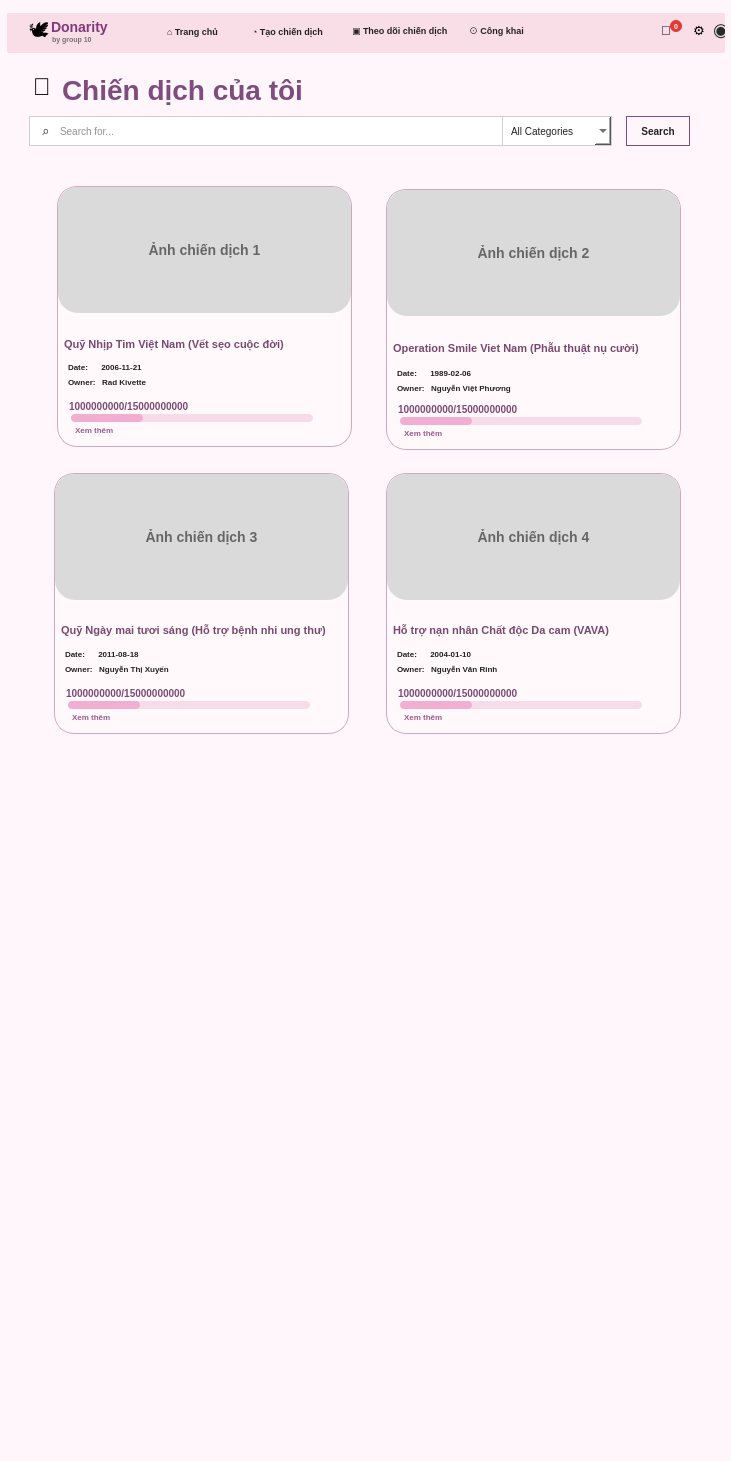
<?xml version="1.0" encoding="UTF-8"?>
<ui version="4.0">
 <class>MainWindow</class>
 <widget class="QMainWindow" name="MainWindow">
  <property name="geometry">
   <rect>
    <x>0</x>
    <y>0</y>
    <width>731</width>
    <height>1461</height>
   </rect>
  </property>
  <property name="minimumSize">
   <size>
    <width>731</width>
    <height>1461</height>
   </size>
  </property>
  <property name="windowTitle">
   <string>Chiến dịch của tôi</string>
  </property>
  <property name="styleSheet">
   <string notr="true">QMainWindow, QWidget {
    background: #FFF6FB;
    font-family: &quot;Arial&quot;;
}</string>
  </property>
  <widget class="QWidget" name="centralwidget">
   <widget class="QScrollArea" name="scrollArea">
    <property name="geometry">
     <rect>
      <x>0</x>
      <y>0</y>
      <width>731</width>
      <height>1461</height>
     </rect>
    </property>
    <property name="styleSheet">
     <string notr="true">QScrollArea {
    border: none;
    background: #FFF6FB;
}</string>
    </property>
    <property name="frameShape">
     <enum>QFrame::NoFrame</enum>
    </property>
    <property name="widgetResizable">
     <bool>false</bool>
    </property>
    <widget class="QWidget" name="scrollAreaWidgetContents">
     <property name="geometry">
      <rect>
       <x>0</x>
       <y>0</y>
       <width>731</width>
       <height>1461</height>
      </rect>
     </property>
     <property name="styleSheet">
      <string notr="true">background: #FFF6FB;</string>
     </property>
     <widget class="QFrame" name="topBar">
      <property name="geometry">
       <rect>
        <x>7</x>
        <y>13</y>
        <width>718</width>
        <height>40</height>
       </rect>
      </property>
      <property name="styleSheet">
       <string notr="true">QFrame{
    background:#F9DDE7;
    border:none;
    border-radius:2px;
}</string>
      </property>
      <widget class="QLabel" name="logoIcon">
       <property name="geometry">
        <rect>
         <x>18</x>
         <y>5</y>
         <width>28</width>
         <height>28</height>
        </rect>
       </property>
       <property name="styleSheet">
        <string notr="true">QLabel{
    font-size:20px;
    background:transparent;
    border:none;
}</string>
       </property>
       <property name="text">
        <string>🕊</string>
       </property>
       <property name="alignment">
        <set>Qt::AlignCenter</set>
       </property>
      </widget>
      <widget class="QLabel" name="logoTitle">
       <property name="geometry">
        <rect>
         <x>44</x>
         <y>4</y>
         <width>86</width>
         <height>20</height>
        </rect>
       </property>
       <property name="styleSheet">
        <string notr="true">QLabel{
    color:#7E3A79;
    font-size:14px;
    font-weight:800;
    background:transparent;
    border:none;
}</string>
       </property>
       <property name="text">
        <string>Donarity</string>
       </property>
      </widget>
      <widget class="QLabel" name="logoSub">
       <property name="geometry">
        <rect>
         <x>45</x>
         <y>20</y>
         <width>54</width>
         <height>12</height>
        </rect>
       </property>
       <property name="styleSheet">
        <string notr="true">QLabel{
    color:#7A6D75;
    font-size:7px;
    font-weight:600;
    background:transparent;
    border:none;
}</string>
       </property>
       <property name="text">
        <string>by group 10</string>
       </property>
      </widget>
      <widget class="QLabel" name="navHome">
       <property name="geometry">
        <rect>
         <x>160</x>
         <y>9</y>
         <width>84</width>
         <height>18</height>
        </rect>
       </property>
       <property name="styleSheet">
        <string notr="true">QLabel{
    color:#222;
    font-size:9px;
    font-weight:700;
    background:transparent;
    border:none;
}</string>
       </property>
       <property name="text">
        <string>⌂ Trang chủ</string>
       </property>
      </widget>
      <widget class="QLabel" name="navCreate">
       <property name="geometry">
        <rect>
         <x>245</x>
         <y>9</y>
         <width>105</width>
         <height>18</height>
        </rect>
       </property>
       <property name="styleSheet">
        <string notr="true">QLabel{
    color:#222;
    font-size:9px;
    font-weight:700;
    background:transparent;
    border:none;
}</string>
       </property>
       <property name="text">
        <string>◔ Tạo chiến dịch</string>
       </property>
      </widget>
      <widget class="QLabel" name="navFollow">
       <property name="geometry">
        <rect>
         <x>345</x>
         <y>9</y>
         <width>117</width>
         <height>18</height>
        </rect>
       </property>
       <property name="styleSheet">
        <string notr="true">QLabel{
    color:#222;
    font-size:9px;
    font-weight:700;
    background:transparent;
    border:none;
}</string>
       </property>
       <property name="text">
        <string>▣ Theo dõi chiến dịch</string>
       </property>
      </widget>
      <widget class="QLabel" name="navPublic">
       <property name="geometry">
        <rect>
         <x>462</x>
         <y>9</y>
         <width>65</width>
         <height>18</height>
        </rect>
       </property>
       <property name="styleSheet">
        <string notr="true">QLabel{
    color:#222;
    font-size:9px;
    font-weight:700;
    background:transparent;
    border:none;
}</string>
       </property>
       <property name="text">
        <string>⊙ Công khai</string>
       </property>
      </widget>
      <widget class="QLabel" name="notifIcon">
       <property name="geometry">
        <rect>
         <x>650</x>
         <y>8</y>
         <width>18</width>
         <height>18</height>
        </rect>
       </property>
       <property name="styleSheet">
        <string notr="true">QLabel{
    font-size:13px;
    background:transparent;
    border:none;
}</string>
       </property>
       <property name="text">
        <string>🔔</string>
       </property>
       <property name="alignment">
        <set>Qt::AlignCenter</set>
       </property>
      </widget>
      <widget class="QLabel" name="notifBadge">
       <property name="geometry">
        <rect>
         <x>663</x>
         <y>7</y>
         <width>12</width>
         <height>12</height>
        </rect>
       </property>
       <property name="styleSheet">
        <string notr="true">QLabel{
    background:#E53935;
    color:white;
    border-radius:6px;
    font-size:7px;
    font-weight:800;
}</string>
       </property>
       <property name="text">
        <string>0</string>
       </property>
       <property name="alignment">
        <set>Qt::AlignCenter</set>
       </property>
      </widget>
      <widget class="QLabel" name="settingsIcon">
       <property name="geometry">
        <rect>
         <x>684</x>
         <y>8</y>
         <width>16</width>
         <height>18</height>
        </rect>
       </property>
       <property name="styleSheet">
        <string notr="true">QLabel{
    font-size:13px;
    background:transparent;
    border:none;
}</string>
       </property>
       <property name="text">
        <string>⚙</string>
       </property>
       <property name="alignment">
        <set>Qt::AlignCenter</set>
       </property>
      </widget>
      <widget class="QLabel" name="userIcon">
       <property name="geometry">
        <rect>
         <x>705</x>
         <y>6</y>
         <width>18</width>
         <height>22</height>
        </rect>
       </property>
       <property name="styleSheet">
        <string notr="true">QLabel{
    color:#2A2A2A;
    font-size:18px;
    background:transparent;
    border:none;
}</string>
       </property>
       <property name="text">
        <string>◉</string>
       </property>
       <property name="alignment">
        <set>Qt::AlignCenter</set>
       </property>
      </widget>
     </widget>
     <widget class="QLabel" name="titleIcon">
      <property name="geometry">
       <rect>
        <x>28</x>
        <y>73</y>
        <width>28</width>
        <height>28</height>
       </rect>
      </property>
      <property name="styleSheet">
       <string notr="true">QLabel{
    font-size:24px;
    background:transparent;
    border:none;
}</string>
      </property>
      <property name="text">
       <string>🎀</string>
      </property>
      <property name="alignment">
       <set>Qt::AlignCenter</set>
      </property>
     </widget>
     <widget class="QLabel" name="mainTitle">
      <property name="geometry">
       <rect>
        <x>62</x>
        <y>70</y>
        <width>291</width>
        <height>40</height>
       </rect>
      </property>
      <property name="styleSheet">
       <string notr="true">QLabel{
    color:#7F4D7D;
    font-size:28px;
    font-weight:800;
    background:transparent;
    border:none;
}</string>
      </property>
      <property name="text">
       <string>Chiến dịch của tôi</string>
      </property>
     </widget>
     <widget class="QLineEdit" name="searchEdit">
      <property name="geometry">
       <rect>
        <x>29</x>
        <y>116</y>
        <width>474</width>
        <height>30</height>
       </rect>
      </property>
      <property name="styleSheet">
       <string notr="true">QLineEdit{
    background:white;
    border:1px solid #CFCFCF;
    padding-left:28px;
    color:#222;
    font-size:10px;
}</string>
      </property>
      <property name="placeholderText">
       <string>Search for...</string>
      </property>
     </widget>
     <widget class="QLabel" name="searchIcon">
      <property name="geometry">
       <rect>
        <x>39</x>
        <y>123</y>
        <width>14</width>
        <height>14</height>
       </rect>
      </property>
      <property name="styleSheet">
       <string notr="true">QLabel{
    color:#222;
    font-size:13px;
    background:transparent;
    border:none;
}</string>
      </property>
      <property name="text">
       <string>⌕</string>
      </property>
      <property name="alignment">
       <set>Qt::AlignCenter</set>
      </property>
     </widget>
     <widget class="QComboBox" name="categoryCombo">
      <property name="geometry">
       <rect>
        <x>502</x>
        <y>116</y>
        <width>110</width>
        <height>30</height>
       </rect>
      </property>
      <property name="styleSheet">
       <string notr="true">QComboBox{
    background:white;
    border:1px solid #CFCFCF;
    padding-left:8px;
    color:#222;
    font-size:10px;
}</string>
      </property>
      <item>
       <property name="text">
        <string>All Categories</string>
       </property>
      </item>
     </widget>
     <widget class="QPushButton" name="searchButton">
      <property name="geometry">
       <rect>
        <x>626</x>
        <y>116</y>
        <width>64</width>
        <height>30</height>
       </rect>
      </property>
      <property name="styleSheet">
       <string notr="true">QPushButton{
    background:#FFF6FB;
    border:1px solid #7F4D7D;
    color:#222;
    font-size:10px;
    font-weight:700;
}</string>
      </property>
      <property name="text">
       <string>Search</string>
      </property>
     </widget>
     <widget class="QFrame" name="card1">
      <property name="geometry">
       <rect>
        <x>57</x>
        <y>186</y>
        <width>295</width>
        <height>261</height>
       </rect>
      </property>
      <property name="styleSheet">
       <string notr="true">QFrame{
    background:#FFF9FC;
    border:1px solid #D0A8BD;
    border-radius:20px;
}</string>
      </property>
      <widget class="QLabel" name="card1Image">
       <property name="geometry">
        <rect>
         <x>1</x>
         <y>1</y>
         <width>293</width>
         <height>126</height>
        </rect>
       </property>
       <property name="styleSheet">
        <string notr="true">QLabel{
    background:#DADADA;
    color:#666;
    border:none;
    border-top-left-radius:19px;
    border-top-right-radius:19px;
    font-size:14px;
    font-weight:600;
}</string>
       </property>
       <property name="text">
        <string>Ảnh chiến dịch 1</string>
       </property>
       <property name="alignment">
        <set>Qt::AlignCenter</set>
       </property>
      </widget>
      <widget class="QLabel" name="card1Title">
       <property name="geometry">
        <rect>
         <x>7</x>
         <y>137</y>
         <width>279</width>
         <height>42</height>
        </rect>
       </property>
       <property name="styleSheet">
        <string notr="true">QLabel{
    color:#78496F;
    font-size:11px;
    font-weight:800;
    background:transparent;
    border:none;
}</string>
       </property>
       <property name="text">
        <string>Quỹ Nhịp Tim Việt Nam (Vết sẹo cuộc đời)</string>
       </property>
       <property name="wordWrap">
        <bool>true</bool>
       </property>
      </widget>
      <widget class="QLabel" name="card1Date">
       <property name="geometry">
        <rect>
         <x>11</x>
         <y>173</y>
         <width>140</width>
         <height>16</height>
        </rect>
       </property>
       <property name="styleSheet">
        <string notr="true">QLabel{
    color:#222;
    font-size:8px;
    font-weight:500;
    background:transparent;
    border:none;
}</string>
       </property>
       <property name="text">
        <string>Date:      2006-11-21</string>
       </property>
      </widget>
      <widget class="QLabel" name="card1Owner">
       <property name="geometry">
        <rect>
         <x>11</x>
         <y>188</y>
         <width>145</width>
         <height>16</height>
        </rect>
       </property>
       <property name="styleSheet">
        <string notr="true">QLabel{
    color:#222;
    font-size:8px;
    font-weight:500;
    background:transparent;
    border:none;
}</string>
       </property>
       <property name="text">
        <string>Owner:   Rad Kivette</string>
       </property>
      </widget>
      <widget class="QLabel" name="card1Money">
       <property name="geometry">
        <rect>
         <x>12</x>
         <y>210</y>
         <width>190</width>
         <height>20</height>
        </rect>
       </property>
       <property name="styleSheet">
        <string notr="true">QLabel{
    color:#7C4A73;
    font-size:10px;
    font-weight:900;
    background:transparent;
    border:none;
}</string>
       </property>
       <property name="text">
        <string>1000000000/15000000000</string>
       </property>
      </widget>
      <widget class="QProgressBar" name="card1Progress">
       <property name="geometry">
        <rect>
         <x>14</x>
         <y>228</y>
         <width>242</width>
         <height>8</height>
        </rect>
       </property>
       <property name="styleSheet">
        <string notr="true">QProgressBar{
    background:#F6DCE8;
    border:none;
    border-radius:4px;
}
QProgressBar::chunk{
    background:#F2AED0;
    border-radius:4px;
}</string>
       </property>
       <property name="value">
        <number>30</number>
       </property>
       <property name="textVisible">
        <bool>false</bool>
       </property>
      </widget>
      <widget class="QLabel" name="card1More">
       <property name="geometry">
        <rect>
         <x>18</x>
         <y>236</y>
         <width>70</width>
         <height>16</height>
        </rect>
       </property>
       <property name="styleSheet">
        <string notr="true">QLabel{
    color:#9A5C8B;
    font-size:8px;
    font-weight:700;
    background:transparent;
    border:none;
}</string>
       </property>
       <property name="text">
        <string>Xem thêm</string>
       </property>
      </widget>
     </widget>
     <widget class="QFrame" name="card2">
      <property name="geometry">
       <rect>
        <x>386</x>
        <y>189</y>
        <width>295</width>
        <height>261</height>
       </rect>
      </property>
      <property name="styleSheet">
       <string notr="true">QFrame{
    background:#FFF9FC;
    border:1px solid #D0A8BD;
    border-radius:20px;
}</string>
      </property>
      <widget class="QLabel" name="card2Image">
       <property name="geometry">
        <rect>
         <x>1</x>
         <y>1</y>
         <width>293</width>
         <height>126</height>
        </rect>
       </property>
       <property name="styleSheet">
        <string notr="true">QLabel{
    background:#DADADA;
    color:#666;
    border:none;
    border-top-left-radius:19px;
    border-top-right-radius:19px;
    font-size:14px;
    font-weight:600;
}</string>
       </property>
       <property name="text">
        <string>Ảnh chiến dịch 2</string>
       </property>
       <property name="alignment">
        <set>Qt::AlignCenter</set>
       </property>
      </widget>
      <widget class="QLabel" name="card2Title">
       <property name="geometry">
        <rect>
         <x>7</x>
         <y>136</y>
         <width>279</width>
         <height>46</height>
        </rect>
       </property>
       <property name="styleSheet">
        <string notr="true">QLabel{
    color:#78496F;
    font-size:11px;
    font-weight:800;
    background:transparent;
    border:none;
}</string>
       </property>
       <property name="text">
        <string>Operation Smile Viet Nam (Phẫu thuật nụ cười)</string>
       </property>
       <property name="wordWrap">
        <bool>true</bool>
       </property>
      </widget>
      <widget class="QLabel" name="card2Date">
       <property name="geometry">
        <rect>
         <x>11</x>
         <y>176</y>
         <width>140</width>
         <height>16</height>
        </rect>
       </property>
       <property name="styleSheet">
        <string notr="true">QLabel{
    color:#222;
    font-size:8px;
    font-weight:500;
    background:transparent;
    border:none;
}</string>
       </property>
       <property name="text">
        <string>Date:      1989-02-06</string>
       </property>
      </widget>
      <widget class="QLabel" name="card2Owner">
       <property name="geometry">
        <rect>
         <x>11</x>
         <y>191</y>
         <width>175</width>
         <height>16</height>
        </rect>
       </property>
       <property name="styleSheet">
        <string notr="true">QLabel{
    color:#222;
    font-size:8px;
    font-weight:500;
    background:transparent;
    border:none;
}</string>
       </property>
       <property name="text">
        <string>Owner:   Nguyễn Việt Phương</string>
       </property>
      </widget>
      <widget class="QLabel" name="card2Money">
       <property name="geometry">
        <rect>
         <x>12</x>
         <y>210</y>
         <width>190</width>
         <height>20</height>
        </rect>
       </property>
       <property name="styleSheet">
        <string notr="true">QLabel{
    color:#7C4A73;
    font-size:10px;
    font-weight:900;
    background:transparent;
    border:none;
}</string>
       </property>
       <property name="text">
        <string>1000000000/15000000000</string>
       </property>
      </widget>
      <widget class="QProgressBar" name="card2Progress">
       <property name="geometry">
        <rect>
         <x>14</x>
         <y>228</y>
         <width>242</width>
         <height>8</height>
        </rect>
       </property>
       <property name="styleSheet">
        <string notr="true">QProgressBar{
    background:#F6DCE8;
    border:none;
    border-radius:4px;
}
QProgressBar::chunk{
    background:#F2AED0;
    border-radius:4px;
}</string>
       </property>
       <property name="value">
        <number>30</number>
       </property>
       <property name="textVisible">
        <bool>false</bool>
       </property>
      </widget>
      <widget class="QLabel" name="card2More">
       <property name="geometry">
        <rect>
         <x>18</x>
         <y>236</y>
         <width>70</width>
         <height>16</height>
        </rect>
       </property>
       <property name="styleSheet">
        <string notr="true">QLabel{
    color:#9A5C8B;
    font-size:8px;
    font-weight:700;
    background:transparent;
    border:none;
}</string>
       </property>
       <property name="text">
        <string>Xem thêm</string>
       </property>
      </widget>
     </widget>
     <widget class="QFrame" name="card3">
      <property name="geometry">
       <rect>
        <x>54</x>
        <y>473</y>
        <width>295</width>
        <height>261</height>
       </rect>
      </property>
      <property name="styleSheet">
       <string notr="true">QFrame{
    background:#FFF9FC;
    border:1px solid #D0A8BD;
    border-radius:20px;
}</string>
      </property>
      <widget class="QLabel" name="card3Image">
       <property name="geometry">
        <rect>
         <x>1</x>
         <y>1</y>
         <width>293</width>
         <height>126</height>
        </rect>
       </property>
       <property name="styleSheet">
        <string notr="true">QLabel{
    background:#DADADA;
    color:#666;
    border:none;
    border-top-left-radius:19px;
    border-top-right-radius:19px;
    font-size:14px;
    font-weight:600;
}</string>
       </property>
       <property name="text">
        <string>Ảnh chiến dịch 3</string>
       </property>
       <property name="alignment">
        <set>Qt::AlignCenter</set>
       </property>
      </widget>
      <widget class="QLabel" name="card3Title">
       <property name="geometry">
        <rect>
         <x>7</x>
         <y>136</y>
         <width>279</width>
         <height>42</height>
        </rect>
       </property>
       <property name="styleSheet">
        <string notr="true">QLabel{
    color:#78496F;
    font-size:11px;
    font-weight:800;
    background:transparent;
    border:none;
}</string>
       </property>
       <property name="text">
        <string>Quỹ Ngày mai tươi sáng (Hỗ trợ bệnh nhi ung thư)</string>
       </property>
       <property name="wordWrap">
        <bool>true</bool>
       </property>
      </widget>
      <widget class="QLabel" name="card3Date">
       <property name="geometry">
        <rect>
         <x>11</x>
         <y>173</y>
         <width>140</width>
         <height>16</height>
        </rect>
       </property>
       <property name="styleSheet">
        <string notr="true">QLabel{
    color:#222;
    font-size:8px;
    font-weight:500;
    background:transparent;
    border:none;
}</string>
       </property>
       <property name="text">
        <string>Date:      2011-08-18</string>
       </property>
      </widget>
      <widget class="QLabel" name="card3Owner">
       <property name="geometry">
        <rect>
         <x>11</x>
         <y>188</y>
         <width>178</width>
         <height>16</height>
        </rect>
       </property>
       <property name="styleSheet">
        <string notr="true">QLabel{
    color:#222;
    font-size:8px;
    font-weight:500;
    background:transparent;
    border:none;
}</string>
       </property>
       <property name="text">
        <string>Owner:   Nguyễn Thị Xuyến</string>
       </property>
      </widget>
      <widget class="QLabel" name="card3Money">
       <property name="geometry">
        <rect>
         <x>12</x>
         <y>210</y>
         <width>190</width>
         <height>20</height>
        </rect>
       </property>
       <property name="styleSheet">
        <string notr="true">QLabel{
    color:#7C4A73;
    font-size:10px;
    font-weight:900;
    background:transparent;
    border:none;
}</string>
       </property>
       <property name="text">
        <string>1000000000/15000000000</string>
       </property>
      </widget>
      <widget class="QProgressBar" name="card3Progress">
       <property name="geometry">
        <rect>
         <x>14</x>
         <y>228</y>
         <width>242</width>
         <height>8</height>
        </rect>
       </property>
       <property name="styleSheet">
        <string notr="true">QProgressBar{
    background:#F6DCE8;
    border:none;
    border-radius:4px;
}
QProgressBar::chunk{
    background:#F2AED0;
    border-radius:4px;
}</string>
       </property>
       <property name="value">
        <number>30</number>
       </property>
       <property name="textVisible">
        <bool>false</bool>
       </property>
      </widget>
      <widget class="QLabel" name="card3More">
       <property name="geometry">
        <rect>
         <x>18</x>
         <y>236</y>
         <width>70</width>
         <height>16</height>
        </rect>
       </property>
       <property name="styleSheet">
        <string notr="true">QLabel{
    color:#9A5C8B;
    font-size:8px;
    font-weight:700;
    background:transparent;
    border:none;
}</string>
       </property>
       <property name="text">
        <string>Xem thêm</string>
       </property>
      </widget>
     </widget>
     <widget class="QFrame" name="card4">
      <property name="geometry">
       <rect>
        <x>386</x>
        <y>473</y>
        <width>295</width>
        <height>261</height>
       </rect>
      </property>
      <property name="styleSheet">
       <string notr="true">QFrame{
    background:#FFF9FC;
    border:1px solid #D0A8BD;
    border-radius:20px;
}</string>
      </property>
      <widget class="QLabel" name="card4Image">
       <property name="geometry">
        <rect>
         <x>1</x>
         <y>1</y>
         <width>293</width>
         <height>126</height>
        </rect>
       </property>
       <property name="styleSheet">
        <string notr="true">QLabel{
    background:#DADADA;
    color:#666;
    border:none;
    border-top-left-radius:19px;
    border-top-right-radius:19px;
    font-size:14px;
    font-weight:600;
}</string>
       </property>
       <property name="text">
        <string>Ảnh chiến dịch 4</string>
       </property>
       <property name="alignment">
        <set>Qt::AlignCenter</set>
       </property>
      </widget>
      <widget class="QLabel" name="card4Title">
       <property name="geometry">
        <rect>
         <x>7</x>
         <y>136</y>
         <width>279</width>
         <height>42</height>
        </rect>
       </property>
       <property name="styleSheet">
        <string notr="true">QLabel{
    color:#78496F;
    font-size:11px;
    font-weight:800;
    background:transparent;
    border:none;
}</string>
       </property>
       <property name="text">
        <string>Hỗ trợ nạn nhân Chất độc Da cam (VAVA)</string>
       </property>
       <property name="wordWrap">
        <bool>true</bool>
       </property>
      </widget>
      <widget class="QLabel" name="card4Date">
       <property name="geometry">
        <rect>
         <x>11</x>
         <y>173</y>
         <width>140</width>
         <height>16</height>
        </rect>
       </property>
       <property name="styleSheet">
        <string notr="true">QLabel{
    color:#222;
    font-size:8px;
    font-weight:500;
    background:transparent;
    border:none;
}</string>
       </property>
       <property name="text">
        <string>Date:      2004-01-10</string>
       </property>
      </widget>
      <widget class="QLabel" name="card4Owner">
       <property name="geometry">
        <rect>
         <x>11</x>
         <y>188</y>
         <width>150</width>
         <height>16</height>
        </rect>
       </property>
       <property name="styleSheet">
        <string notr="true">QLabel{
    color:#222;
    font-size:8px;
    font-weight:500;
    background:transparent;
    border:none;
}</string>
       </property>
       <property name="text">
        <string>Owner:   Nguyễn Văn Rinh</string>
       </property>
      </widget>
      <widget class="QLabel" name="card4Money">
       <property name="geometry">
        <rect>
         <x>12</x>
         <y>210</y>
         <width>190</width>
         <height>20</height>
        </rect>
       </property>
       <property name="styleSheet">
        <string notr="true">QLabel{
    color:#7C4A73;
    font-size:10px;
    font-weight:900;
    background:transparent;
    border:none;
}</string>
       </property>
       <property name="text">
        <string>1000000000/15000000000</string>
       </property>
      </widget>
      <widget class="QProgressBar" name="card4Progress">
       <property name="geometry">
        <rect>
         <x>14</x>
         <y>228</y>
         <width>242</width>
         <height>8</height>
        </rect>
       </property>
       <property name="styleSheet">
        <string notr="true">QProgressBar{
    background:#F6DCE8;
    border:none;
    border-radius:4px;
}
QProgressBar::chunk{
    background:#F2AED0;
    border-radius:4px;
}</string>
       </property>
       <property name="value">
        <number>30</number>
       </property>
       <property name="textVisible">
        <bool>false</bool>
       </property>
      </widget>
      <widget class="QLabel" name="card4More">
       <property name="geometry">
        <rect>
         <x>18</x>
         <y>236</y>
         <width>70</width>
         <height>16</height>
        </rect>
       </property>
       <property name="styleSheet">
        <string notr="true">QLabel{
    color:#9A5C8B;
    font-size:8px;
    font-weight:700;
    background:transparent;
    border:none;
}</string>
       </property>
       <property name="text">
        <string>Xem thêm</string>
       </property>
      </widget>
     </widget>
    </widget>
   </widget>
  </widget>
 </widget>
 <resources/>
 <connections/>
</ui>
